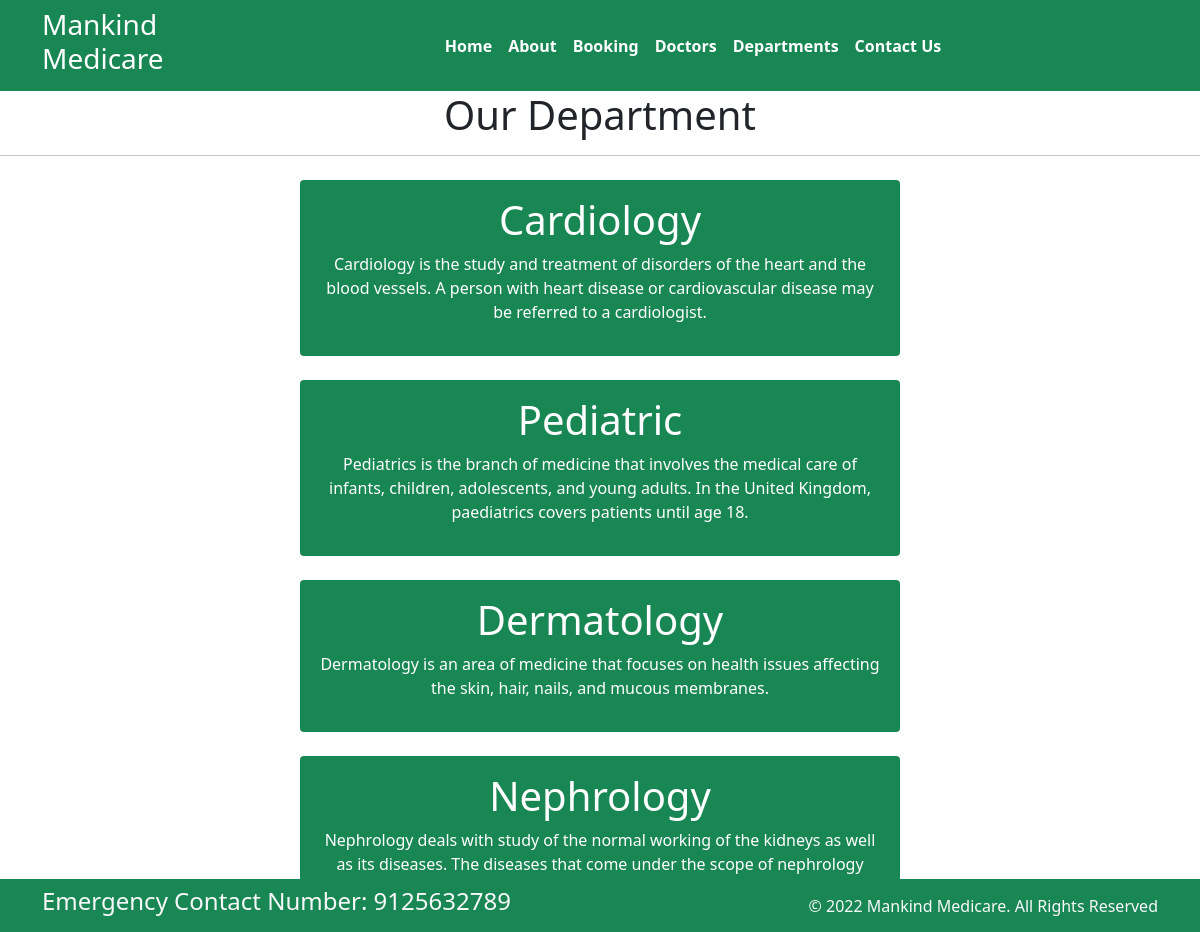
Page /department/ on the committed database.
### hospitalapp/models.py (models this page shows, shortened)
class Departments(models.Model):
    dep_name=models.CharField(max_length=100)
    dep_description=models.TextField()

### hospitalapp/views.py (the view)
# urls.py: path('department/',views.department,name='department'),
def department(request):
    dict_dept= {
        'dept':Departments.objects.all()
    }
    return render(request,'department.html',dict_dept)

### templates/department.html (shortened to what this page needs)
{% extends 'base.html' %}
{% block content %}
<h1 class="text-center"> Our Department</h1>
<hr>
{% for d in dept %}
<div class="mx-auto w-50 bg-success text-center text-white p-3 my-4 boarder-warning rounded">
  <h1>{{d.dep_name}}</h1>
   <p>{{d.dep_description}}</p>
</div>
{% endfor %}
{% endblock %}

### rows in the picture
Departments: dep_name "Cardiology", dep_description "Cardiology is the study and treatment of disorders of the heart and the blood vessels. A person with heart disease or cardiovascular disease may be referred to a cardiologist."
Departments: dep_name "Pediatric", dep_description "Pediatrics is the branch of medicine that involves the medical care of infants, children, adolescents, and young adults. In the United Kingdom, paediatrics covers patients until age 18."
Departments: dep_name "Dermatology", dep_description "Dermatology is an area of medicine that focuses on health issues affecting the skin, hair, nails, and mucous membranes."
Departments: dep_name "Nephrology", dep_description "Nephrology deals with study of the normal working of the kidneys as well as its diseases. The diseases that come under the scope of nephrology"
